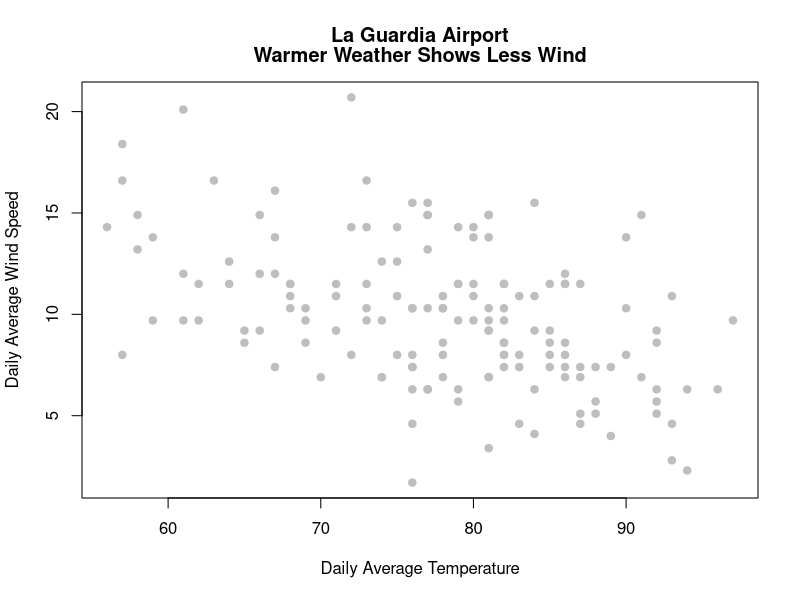
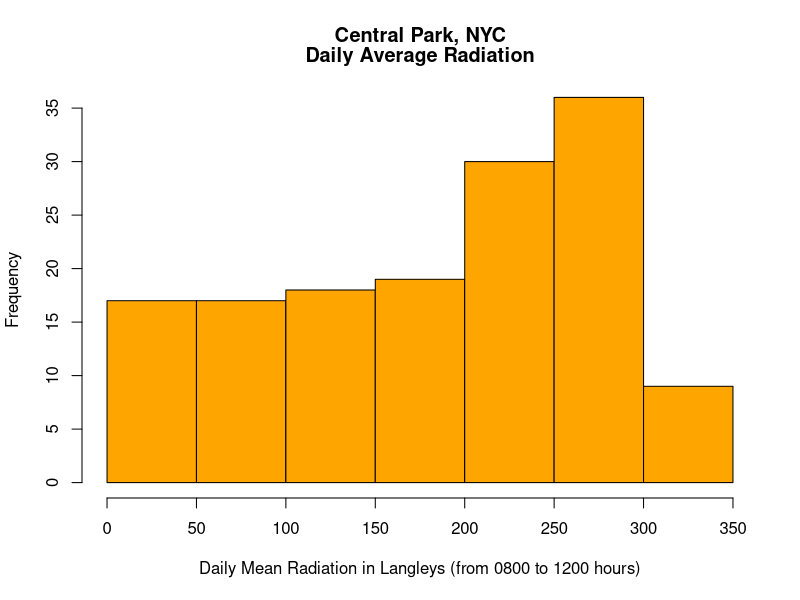
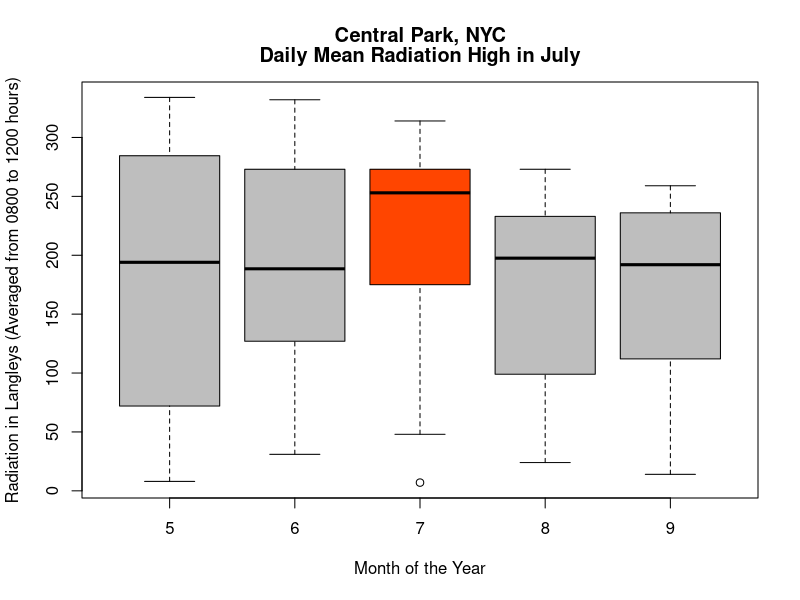

Generate these figures, in order, with R:
?airquality
View(airquality)

#mean(Wind~Month, data=airquality)
mean(airquality$Wind)
sd(airquality$Wind)
summary(airquality$Wind)

plot(Wind~Temp, data = airquality, xlab="Daily Average Temperature", ylab="Daily Average Wind Speed", col="gray", pch=19)
title("La Guardia Airport", line=2)
title("Warmer Weather Shows Less Wind", line=1)

hist(airquality$Solar.R, xlab="Daily Mean Radiation in Langleys (from 0800 to 1200 hours)", col="orange", main="")
title("Central Park, NYC", line=2)
title("Daily Average Radiation", line=1)

boxplot(Solar.R~Month, data=airquality, xlab="Month of the Year", ylab="Radiation in Langleys (Averaged from 0800 to 1200 hours)", 
        col=c("gray","gray","orangered","gray","gray"), main="")
title("Central Park, NYC", line=2)
title("Daily Mean Radiation High in July", line=1)
